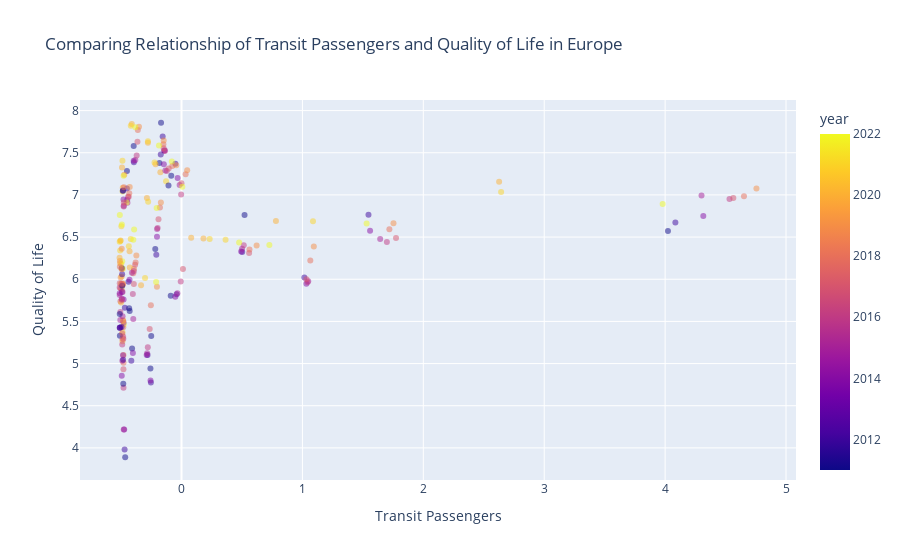

Notebook code for this chart:
### Code cell
fig = px.scatter(
    combined,
    x='infrastructure',
    y='qol',
    color='year',
    opacity=0.5,
    labels={'infrastructure': 'Transit Passengers', 'qol': 'Quality of Life'},
    title='Comparing Relationship of Transit Passengers and Quality of Life in Europe',
    hover_data=['country', 'year']
)

fig.show()

### Figure 1 — Plotly figure (JSON) as saved in the notebook; plotly's stock layout.template omitted (floating-point values rounded to 4 significant figures; data arrays with more than 128 entries replaced by an {"elided": "..."} marker saying what was removed)
{"data": [{"customdata": {"elided": "239x2 mixed values"}, "hovertemplate": "Transit Passengers=%{x}<br>Quality of Life=%{y}<br>country=%{customdata[0]}<br>year=%{marker.color}<extra></extra>", "legendgroup": "", "marker": {"color": {"elided": "239 int values"}, "coloraxis": "coloraxis", "opacity": 0.5, "symbol": "circle"}, "mode": "markers", "name": "", "orientation": "v", "showlegend": false, "type": "scatter", "x": {"elided": "239 float values"}, "xaxis": "x", "y": {"elided": "239 float values"}, "yaxis": "y"}], "layout": {"coloraxis": {"colorbar": {"title": {"text": "year"}}, "colorscale": [[0, "#0d0887"], [0.1111, "#46039f"], [0.2222, "#7201a8"], [0.3333, "#9c179e"], [0.4444, "#bd3786"], [0.5556, "#d8576b"], [0.6667, "#ed7953"], [0.7778, "#fb9f3a"], [0.8889, "#fdca26"], [1, "#f0f921"]]}, "legend": {"tracegroupgap": 0}, "title": {"text": "Comparing Relationship of Transit Passengers and Quality of Life in Europe"}, "xaxis": {"anchor": "y", "domain": [0, 1], "title": {"text": "Transit Passengers"}}, "yaxis": {"anchor": "x", "domain": [0, 1], "title": {"text": "Quality of Life"}}}}
